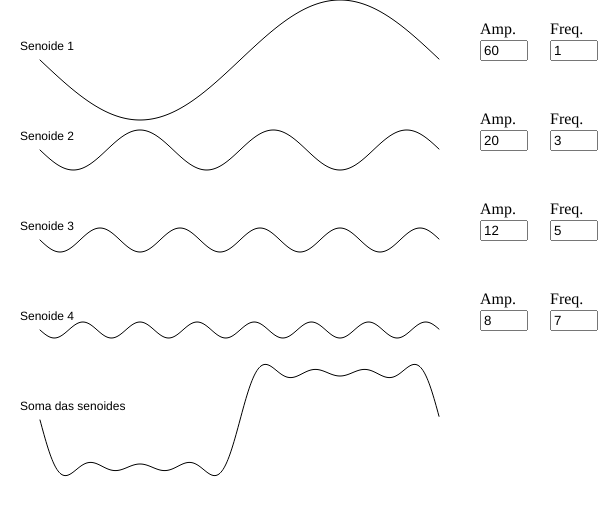
Frame 1 (no input)
Frame 60 (no input): identical to frame 1, image omitted
Frame 120 (the mouse pressed at the canvas centre since frame 60): identical to frame 1, image omitted

The p5.js sketch that drew this single still picture (run headless with seeded random() and noise() and a simulated clock; from frame 60 on, the mouse is pressed at the canvas centre):

// p5.js sketch
// ── sketch.js
//--------------------------------------------------------------------
// Sum Senoides
//
// Código original: Luiz Eduardo da Silva
//
// Adaptação e modificações: Luiz Eduardo da Silva
// - Ajustes para uso didático
// - Integração ao livro de Processamento de Imagens
//--------------------------------------------------------------------

let amps = [60, 20, 12, 8];
let freqs = [1, 3, 5, 7];

//let amps = [20, 20, 20, 20];
//let freqs = [1, 2, 3, 4];

let ampInputs = [];
let freqInputs = [];

let ampLabels = [];
let freqLabels = [];

let N = 4;
let drawWidth = 400;

function setup() {
  createCanvas(600, 520);
  noFill();

  // inputs
  for (let i = 0; i < N; i++) {
    let y = 40 + i * 90;

    ampLabels[i] = createSpan("Amp.");
    ampLabels[i].position(480, y - 20);

    ampInputs[i] = createInput(String(amps[i]), "number");
    ampInputs[i].position(480, y);
    ampInputs[i].size(40);

    ampLabels[i] = createSpan("Freq.");
    ampLabels[i].position(550, y - 20);

    freqInputs[i] = createInput(String(freqs[i]), "number");
    freqInputs[i].position(550, y);
    freqInputs[i].size(40);
  }
  noFill();
}

function draw() {
  background(255);

  // lê inputs
  for (let i = 0; i < N; i++) {
    amps[i] = float(ampInputs[i].value());
    freqs[i] = float(freqInputs[i].value());
  }

  let margin = 60;
  let spacing = 90;

  // senoides individuais
  for (let i = 0; i < N; i++) {
    let y0 = margin + i * spacing;
    stroke(0, 0, 0);
    drawWave(y0, i, false);
    labelWave(y0, i);
  }

  // soma
  let ySum = margin + N * spacing;
  stroke(0);
  drawWave(ySum, 0, true);
  noStroke();
  fill(0);
  text("Soma das senoides", 20, ySum - 10);
}

function drawWave(y0, index, isSum) {
  noFill();
  beginShape();
  for (let x = 0; x < drawWidth; x++) {
    let t = map(x, 0, drawWidth, 0, TWO_PI);
    let y = 0;

    if (isSum) {
      for (let i = 0; i < N; i++) {
        y += amps[i] * sin(freqs[i] * t);
      }
    } else {
      y = amps[index] * sin(freqs[index] * t);
    }

    vertex(x + 40, y0 + y);
  }
  endShape();
}

function labelWave(y0, i) {
  noStroke();
  fill(0);
  text(`Senoide ${i + 1}`, 20, y0 - 10);
  noFill();
}
